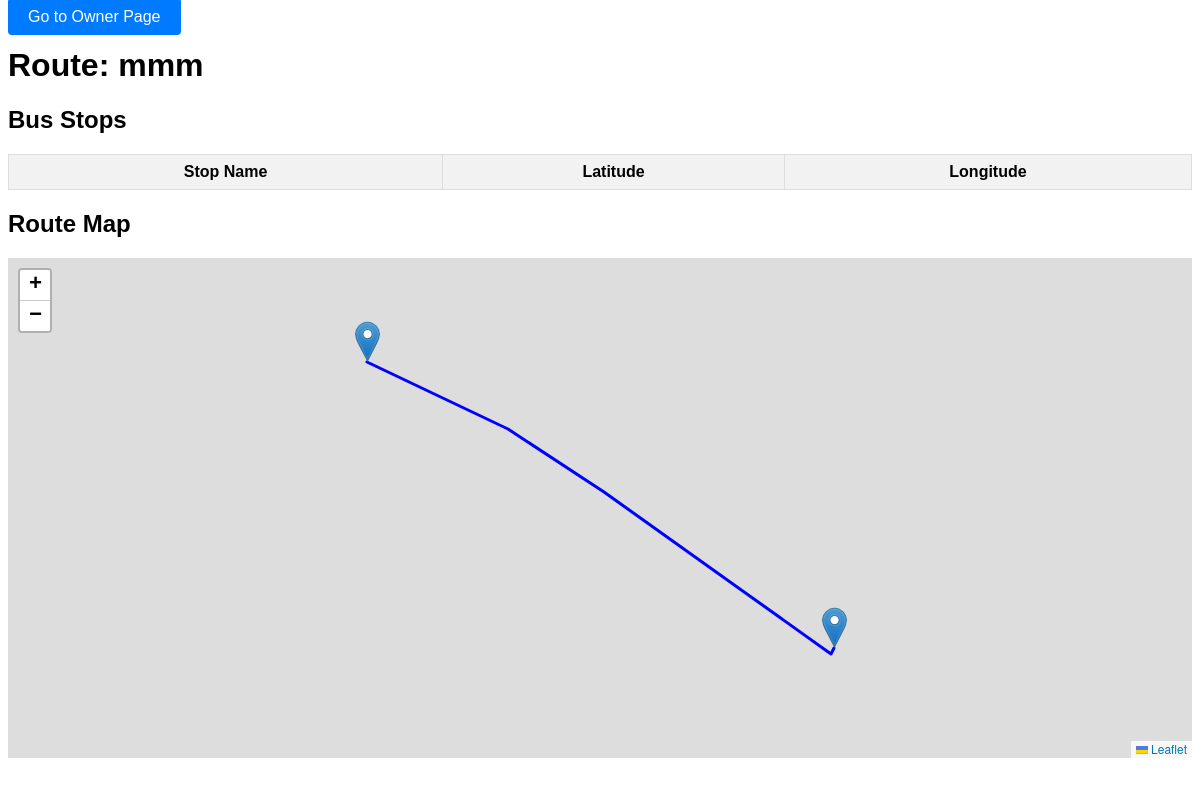
The page /accounts/show_owner_route/ (signed in) on the database as committed earlier.
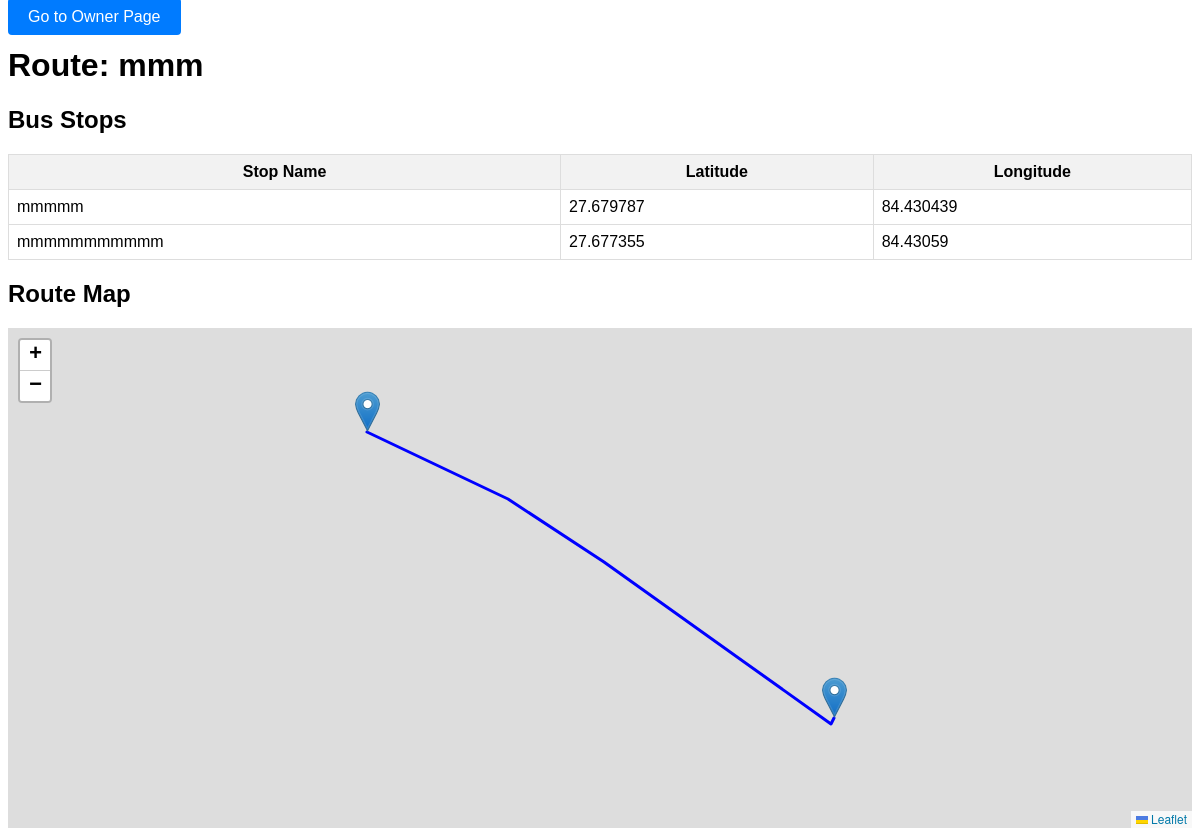
The same page on the database as committed later.
### route_manager/models.py (models this page shows)
class BusStop(models.Model):
    name = models.CharField(max_length=255)
    latitude = models.FloatField()
    longitude = models.FloatField()
    route = models.ForeignKey(Route, on_delete=models.CASCADE, related_name='bus_stops')

### owner/views.py (the view)
# urls.py: path('show_owner_route/', show_owner_route, name='show_owner_route'),
@login_required
def show_owner_route(request):
    try:
        venue_owner = VenueOwner.objects.get(user=request.user)
    except VenueOwner.DoesNotExist:
        return redirect('home')  # Redirect if not a VenueOwner
    owner_route = venue_owner.route
    bus_stops = BusStop.objects.filter(route=owner_route)
    return render(request, 'owner/show_route.html', {
        'owner_route': owner_route,
        'bus_stops': bus_stops
    })

### owner/templates/owner/show_route.html (shortened to what this page needs)
<!DOCTYPE html>
<html lang="en">
<head>
    <link rel="stylesheet" href="https://unpkg.com/leaflet@1.9.4/dist/leaflet.css" />
</head>
<body>
    <a href="/owner" class="button" style="padding: 10px 20px; background-color: #007bff; color: white; text-decoration: none; border-radius: 4px;">Go to Owner Page</a>
    <h1>Route: {{ owner_route.route_name }}</h1>
    <h2>Bus Stops</h2>
    <table>
        <thead>
            <tr>
                <th>Stop Name</th>
                <th>Latitude</th>
                <th>Longitude</th>
            </tr>
        </thead>
        <tbody>
            {% for stop in bus_stops %}
            <tr>
                <td>{{ stop.name }}</td>
                <td>{{ stop.latitude }}</td>
                <td>{{ stop.longitude }}</td>
            </tr>
            {% endfor %}
        </tbody>
    </table>
    <h2>Route Map</h2>
    <div id="map"></div>
</body>
</html>

Rows that differ between the two databases and show on the page:
added BusStop: name "mmmmm", latitude "27.679787", longitude "84.430439"
added BusStop: name "mmmmmmmmmmm", latitude "27.677355", longitude "84.43059"
